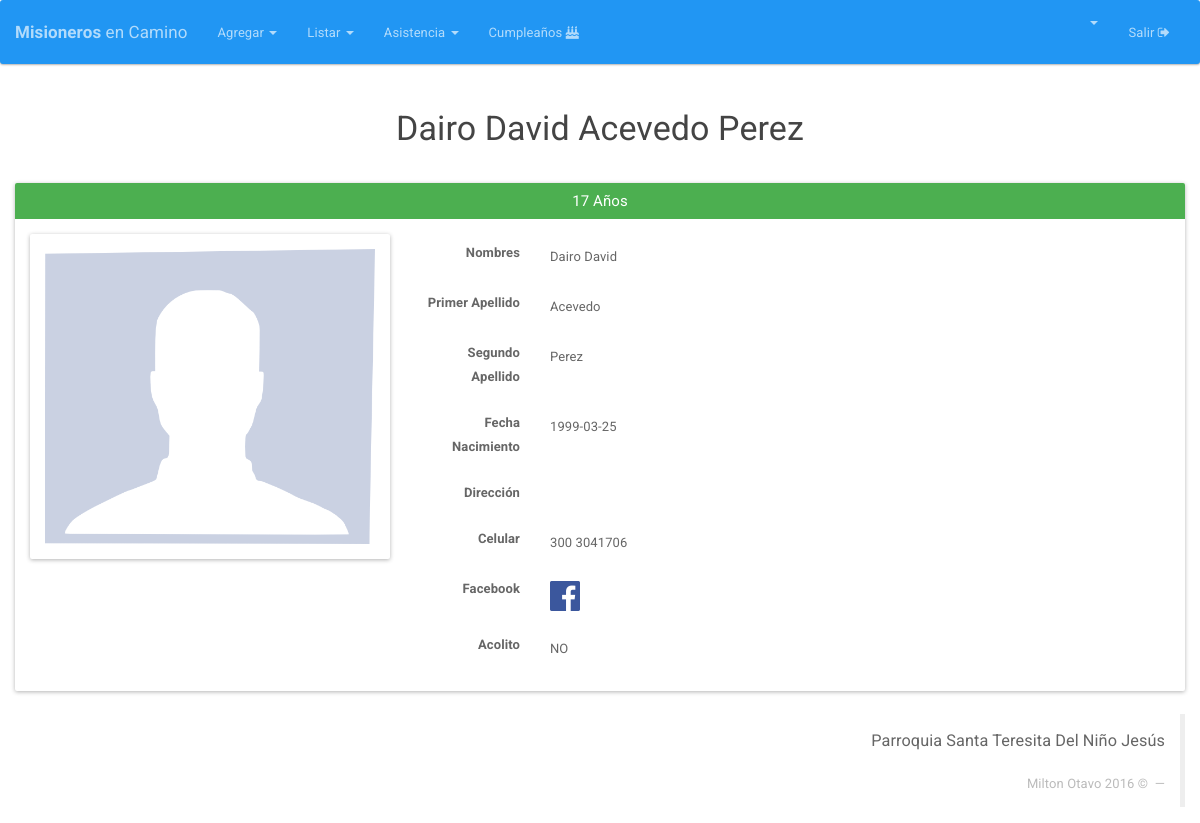
Screenshot of /Integrantes/ver/64 (signed in) with the database file from the repository.
### tables this page shows
CREATE TABLE IF NOT EXISTS `integrante` (
  `DOCUMENTO` int(12) NOT NULL AUTO_INCREMENT,
  `NOMBRES` varchar(25) NOT NULL,
  `PRIMER_APELLIDO` varchar(15) NOT NULL,
  `SEGUNDO_APELLIDO` varchar(15) DEFAULT NULL,
  `GENERO` varchar(2) DEFAULT NULL,
  `FECHA_NACIMIENTO` date NOT NULL,
  `DIRECCION` varchar(50) DEFAULT NULL,
  `CELULAR` varchar(200) DEFAULT NULL,
  `CORREO` varchar(50) DEFAULT NULL,
  `ACOLITO` tinyint(1) DEFAULT NULL,
  `COORDINADOR` tinyint(1) DEFAULT NULL,
  `IMAGEN` longtext,
  `FECHA_INGRESO` date DEFAULT NULL,
  `FECHA_REGISTRO` timestamp NOT NULL DEFAULT CURRENT_TIMESTAMP ON UPDATE CURRENT_TIMESTAMP,
  `ESTADO` varchar(20) NOT NULL DEFAULT 'ASISTENTE',
  PRIMARY KEY (`DOCUMENTO`)
);

### index.php (called while the page is built, shortened)
<?php
if (isset($_SESSION['app_id'])) {
	require_once "Core/Models/Conexion.php";
}
Core\Config\Enrutador::run(new Core\Config\Request());
?>

### Core/Models/Conexion.php (called while the page is built, shortened)
<?php namespace Core\Models;
	class Conexion{
		private $datos= array (
				"host"=>DB_HOST,
				"user"=>DB_USER,
				"pass"=>DB_PASS,
				"db"=>DB_NAME
			);
		private $db;
		public function __construct()
		{
			$this->db = new \mysqli(
					$this->datos['host'],
					$this->datos['user'],
					$this->datos['pass'],
					$this->datos['db']
				);
			$this->db-> set_charset("utf8");
		}
		public function consultaRetorno($sql){
			$datos = $this->db->query($sql);
			return $datos;
		}
	}
 ?>

### Core/Config/Request.php (called while the page is built, shortened)
<?php namespace Core\Config;
class Request{
	private $metodo;
	private $argumento;
	public function __construct(){
		if(isset($_GET['url'])){
			$ruta = filter_input(INPUT_GET, 'url', FILTER_SANITIZE_URL);
			$ruta = explode("/", $ruta);
			$ruta = array_filter($ruta);
			if($ruta[0] == "index.php"){
				$this->controlador = "Login";
			}else{
				$this->controlador = strtolower(array_shift($ruta));
			}
			$this->metodo = strtolower(array_shift($ruta));
			$this->argumento = $ruta;
		}else{
			$this->controlador = "Login";
			$this->metodo = "index";
		}
	}
	public function getMetodo(){
		return $this->metodo;
	}
	public function getArgumento(){
		return $this->argumento;
	}
}
?>

### Core/Controllers/IntegrantesController.php (called while the page is built, shortened)
<?php namespace Core\Controllers;
class IntegrantesController{
	private $integrante;
	public function __construct(){
		$this->integrante = new Integrante();
	}
	public function ver($id){
		if (isset($id)) {
			$this->integrante->__set("documento", $id);
			$data=$this->integrante->view();
			$datos = mysqli_fetch_assoc($data);
			return $datos;
		}
	}
}
?>

### Core/Models/Integrante.php (called while the page is built, shortened)
<?php namespace Core\Models;
class Integrante {
	private $documento;
	private $db;
	public function __construct(){
		$this->db = new Conexion();
	}
	public function view(){
		$sql="SELECT i.*, YEAR(CURDATE())-YEAR(i.FECHA_NACIMIENTO) + IF(DATE_FORMAT(CURDATE(),'%m-%d') > DATE_FORMAT(i.FECHA_NACIMIENTO,'%m-%d'), 0, -1) AS EDAD_ACTUAL FROM integrante i WHERE DOCUMENTO='{$this->documento}'";
		$datos = $this->db->consultaRetorno($sql);
		return $datos;
	}
}
?>

### HTML/Integrantes/ver.php (the view, shortened to what this page needs)
  <html>
  <head>
  	<?php include(HTML_DIR.'/overall/header.php') ?>
  </head>
  <body>
  	<?php include(HTML_DIR.'/overall/nav.php') ?>
  	<div  class="container-fluid">
  		<h3  align="center"><?php echo $datos['NOMBRES'] ." ". $datos['PRIMER_APELLIDO']." ". $datos['SEGUNDO_APELLIDO'] ; ?></h3>
  		<br>
  		<div class="panel panel-success">
  			<div class="panel-heading">
  				<h3 class="panel-title" align="center"> <?php echo  $datos['EDAD_ACTUAL'] . " " . "Años";    ?></h3>
  			</div>
  			<div class="panel-body">
  				<div class="row">
  					<div class="col-md-4">
  						<div class="panel panel-default">
  							<div class="panel-body">
  								<img class="img-responsive" src="<?php echo URL;?>HTML/Integrantes/avatars/<?php echo  !empty($datos['IMAGEN']) ? $datos['IMAGEN'] : 'no-image.png'    ; ?>" required>
  							</div>
  						</div>
  					</div>
  					<div class="col-md-8">
  						<div class="form-horizontal" >
                <div class="form-group">
                 <label for="inputNombres" class="col-lg-2 control-label">Nombres</label>
                 <div class="ver col-lg-10">
                  <?php echo $datos['NOMBRES']; ?>
                </div>
              </div>
              <div class="form-group">
               <label for="inputPrimerApellido" class="col-lg-2 control-label">Primer Apellido</label>
               <div class="ver col-lg-10">
                <?php echo $datos['PRIMER_APELLIDO']; ?>
              </div>
            </div>
            <div class="form-group">
             <label for="inputSegundoApellido" class="col-lg-2 control-label">Segundo Apellido</label>
             <div class="ver col-lg-10">
              <?php echo $datos['SEGUNDO_APELLIDO']; ?>
            </div>
          </div>
          <div class="form-group">
           <label for="inputFechaNacimiento" class="col-lg-2 control-label">Fecha Nacimiento</label>
           <div class="ver col-lg-10">
            <?php echo $datos['FECHA_NACIMIENTO']; ?>
          </div>
        </div>
        <div class="form-group">
         <label for="inputDireccion" class="col-lg-2 control-label">Dirección</label>
         <div class="ver col-lg-10">
        </div>
      </div>
      <div class="form-group">
       <label for="inputCelular" class="col-lg-2 control-label">Celular</label>
       <div class="ver col-lg-10">
        <?php echo $datos['CELULAR']; ?>
      </div>
    </div>
    <div class="form-group">
     <label for="inputEmail" class="col-lg-2 control-label">Facebook</label>
     <div class="ver col-lg-10">
      <a href="https://www.facebook.com/<?php echo $datos['CORREO']; ?>" target="_blank">
       <img src="<?php echo URL; ?>Views/images/Facebook_logo.png" width="30px">
     </a>
   </div>
 </div>
 <div class="form-group">
   <label class="col-lg-2 control-label">Acolito</label>
   <div class="ver col-lg-10">
    <?php echo ($datos['ACOLITO']=='1') ? "SI" : "NO" ?>
  </div>
</div>
</div>
</div>
</div>
</div>
</div>
</div>
<?php include(HTML_DIR.'/overall/footer.php') ?>
</body>
</html>

### Views/css/general.css (style rules this page uses)
.ver { padding-top:11px; }
label { font-weight: bold; }

### rows the page displays
integrante: NOMBRES "Dairo David", PRIMER_APELLIDO "Acevedo", SEGUNDO_APELLIDO "Perez", FECHA_NACIMIENTO "1999-03-25", CELULAR "300 3041706"

### other values shown
$datos['EDAD_ACTUAL'] "17"
